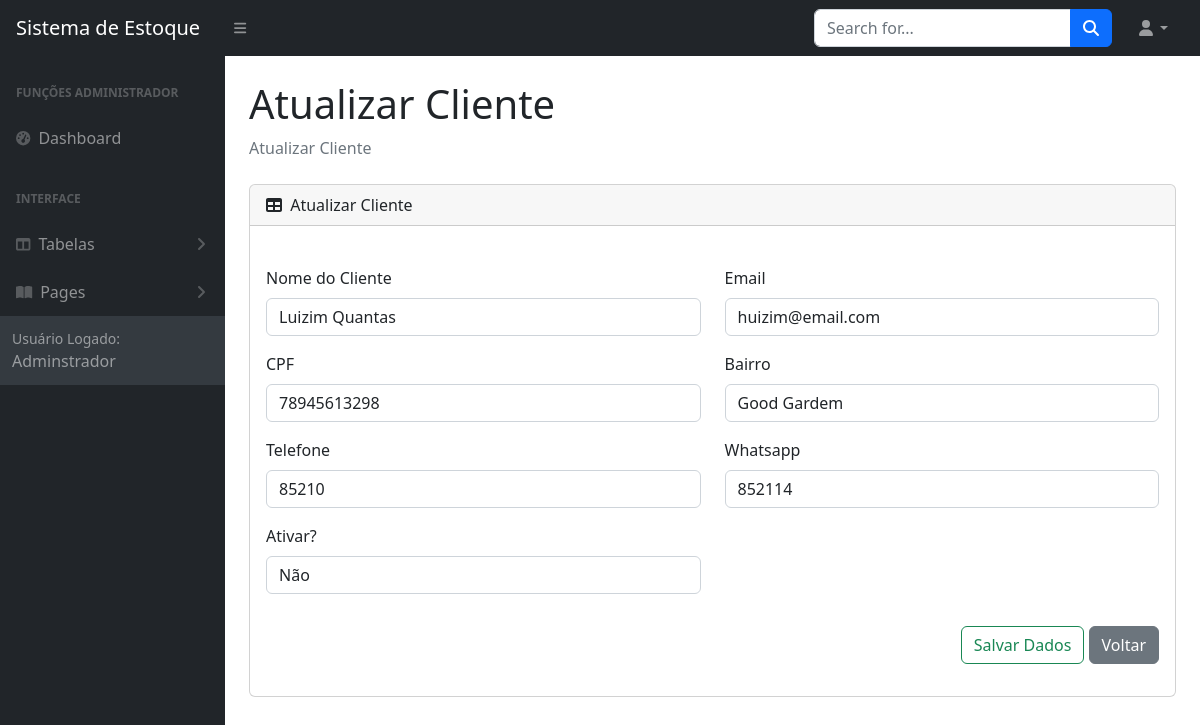
The page /sistema.php?pagina=atualizarCliente&id=2 (signed in) on the database its author committed.
### tables this page shows
CREATE TABLE `clientes` (
  `id` int NOT NULL,
  `nome` varchar(60) DEFAULT NULL,
  `email` varchar(50) DEFAULT NULL,
  `cpf` varchar(13) DEFAULT NULL,
  `bairro` varchar(40) DEFAULT NULL,
  `telefone` varchar(20) DEFAULT NULL,
  `whatsapp` varchar(20) DEFAULT NULL,
  `ativo` tinyint(1) DEFAULT NULL,
  `isDeleted` varchar(1) NOT NULL,
  `cadastradoEm` timestamp NULL DEFAULT CURRENT_TIMESTAMP
);

### sistema.php (called while the page is built, shortened)
<?php
    include_once 'models/Config.php';
    include_once 'controllers/validate.php';
    function pageContent(){
        validarPagina();
    }
    include_once 'views/layout.php';
?>

### models/Config.php (called while the page is built, shortened)
<?php
    class Config {
        public static $project = "_Projeto_CRUD_UTD";
        public static function urlBase(){
            return "http://".$_SERVER['SERVER_NAME']."/".self::$project;
        }
    }

### models/Manager.php (called while the page is built, shortened)
<?php
	class Manager extends Connect{
		public function select_common($table, $fields, $filters, $query_extra){
			$pdo = parent::get_instance();
			$query = "SELECT ";
			if($fields != null){
				$query .= implode(", ", $fields);
			}else{
				$query .= "*";
			}
			$query .= " FROM $table";
			if($filters != null){
				$query .= " WHERE ";
				foreach ($filters as $key => $value) {
					$query .= "$key=:$key AND ";
				}
				$query = substr($query, 0, -4);
			}
			$statement = $pdo->prepare($query);
			if($filters != null){
				foreach ($filters as $key => $value) {
					$filters[$key] = filter_var($value);
				}
				foreach ($filters as $key => $value) {
					$statement->bindValue(":$key", $value, PDO::PARAM_STR);
				}
			}
			$statement->execute();
			$data = [];
			if($statement->rowCount()){
				while($result = $statement->fetch(PDO::FETCH_ASSOC)){
					$data[] = $result;
				}
			}else{
				return false;
			}
			return $data;
		}
	}
?>

### views/modulos/clientes/atualizar.php (the view, shortened to what this page needs)
<div class="container-fluid px-4">
    <h1 class="mt-4"><?= $titleSection; ?></h1>
    <ol class="breadcrumb mb-4">
        <li class="breadcrumb-item active"><?= $titleSection; ?></li>
    </ol>
    <div class="card mb-4">
        <div class="card-header">
            <i class="fas fa-table me-1"></i>
            <?= $titleSection; ?>
        </div>
        <div class="card-body">
            <form action="<?=Config::urlBase();?>/controllers/Clientes.php" method="POST" class="form-horizontal mt-4" enctype="multipart/form-data">
                <div class="row">
                    <div class="col-6">
                        <div class="mb-3">
                            <label for="exampleFormControlInput1" class="form-label"><span class="iconify" data-icon="bi:person" style="color: #198754;"></span> Nome do Cliente</label>
                            <input name="nome" type="text" class="form-control" id="exampleFormControlInput1" placeholder1="Nome do Produto" value="<?=$data['nome'];?>">
                        </div>
                    </div>
                    <div class="col-6">
                        <div class="mb-3">
                            <label for="exampleFormControlInput1" class="form-label"><span class="iconify" data-icon="ic:baseline-email" style="color: #198754;"></span> Email</label>
                            <input name="email" type="text" class="form-control" id="exampleFormControlInput1" placeholder1="email" value="<?=$data['email'];?>">
                        </div>
                    </div>
                    <div class="col-6">
                        <div class="mb-3">
                            <label for="exampleFormControlInput1" class="form-label"><span class="iconify" data-icon="ic:baseline-account-box" style="color: #198754;"></span> CPF</label>
                            <input name="cpf" type="text" class="form-control" id="exampleFormControlInput1" placeholder1="cpf ou cnpj" value="<?=$data['cpf'];?>">
                        </div>
                    </div>
                    <div class="col-6">
                        <div class="mb-3">
                            <label for="exampleFormControlInput1" class="form-label"><span class="iconify" data-icon="bx:bxs-building-house" style="color: #198754;"></span> Bairro</label>
                            <input name="bairro" type="text" class="form-control" id="exampleFormControlInput1" placeholder1="N" value="<?=$data['bairro'];?>">
                        </div>
                    </div>
                    <div class="col-6">
                        <div class="mb-3">
                            <label for="exampleFormControlInput1" class="form-label"><span class="iconify" data-icon="fa-solid:phone" style="color: #198754;"></span> Telefone</label>
                            <input name="telefone" type="text" class="form-control" id="exampleFormControlInput1" placeholder1="" value="<?=$data['telefone'];?>">
                        </div>
                    </div>
                    <div class="col-6">
                        <div class="mb-3">
                            <label for="exampleFormControlInput1" class="form-label"><span class="iconify" data-icon="fa-brands:whatsapp" style="color: #198754;"></span> Whatsapp</label>
                            <input name="whatsapp" type="text" class="form-control" id="exampleFormControlInput1" placeholder1="" value="<?=$data['whatsapp'];?>">
                        </div>
                    </div>
                    <div class="col-6">
                        <div class="mb-3">
                            <label for="exampleFormControlInput1" class="form-label"><span class="iconify" data-icon="ic:baseline-check-box" style="color: #198754;"></span> Ativar?</label>
                            <select name="ativo" id="" class="form-control">
                                <option <?=(!$data['ativo']) ? "selected" : "" ;?> value="0">Não</option>
                            </select>
                        </div>
                    </div>
                    <div class="col-12 mt-3">
                        <p class="text-end">
                            <button class="btn btn-outline-success" type="submit">
                                Salvar Dados
                            </button>
                            <a class="btn btn-secondary" href="javascript:history.back()">Voltar</a>
                        </p>
                    </div>
                </div>
            </form>
        </div>
    </div>
</div>

### rows shown on the page
clientes: nome "Luizim Quantas", email "huizim@email.com", cpf "78945613298", bairro "Good Gardem", telefone "85210", whatsapp "852114", ativo "Não"

### other values the page prints
$userData[0]['nome'] "Adminstrador"
$titleSection "Atualizar Cliente"
